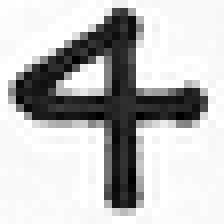
#> input picture 01.AILearning/4-1.png, 28 x 28 px (shown 8 times larger)
$ python Neural_Network-04.py
#> lines starting #> are read from the running program, lines starting #| are printed output that depends on the picture; long printed decimals are rounded
# -*- coding: utf-8 -*-

'''
テーマ：手書きの数字をデータとして学習させ、違う手書きの数字をアルゴリズムに認識させる仕組みを作っていきます。
'''

'''
まずは、学習用のデータとして手書きにした数字を画像データとして準備して下さい。
（学習用として2つ、検証用として1つ準備して下さい。学習用のデータ1つと、検証用のデータの数字は同じにして下さい。）
手書きの数字をデータにする方法は、（画像の取り込み、画像のデータ化）という講義を参考にして下さい。

そして、準備したデータを以下のtraining_data1の'4-1.png'、
training_data2の'7-1.pngファイルと差し替えて下さい'。
'''


import numpy as np
from PIL import Image

# 画像読込み
training_data1 = Image.open('4-1.png')
#> training_data1 is the input picture: PIL image 28x28 LA; mean R, G, B, A 191.7, 191.7, 191.7, 249.2
# グレー変換
training_data1_grey = training_data1.convert('L')
# 画像反転
training_data1_grey_array = (255- np.array(training_data1_grey))/255 # 255で割って標準化
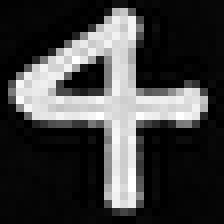
#> training_data1_grey_array: shape (28, 28) float64 (shown 8 times larger); min 0, max 1, mean 0.248
# 1行配列
training_data1_list = training_data1_grey_array.reshape(1,784)

training_data2 = Image.open('7-1.png')
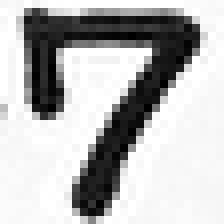
#> input picture 01.AILearning/7-1.png, 28 x 28 px (shown 8 times larger)
#> training_data2 is the input picture: PIL image 28x28 LA; mean R, G, B, A 184.4, 184.4, 184.4, 253.5
training_data2_grey = training_data2.convert('L')
training_data2_grey_array = (255- np.array(training_data2_grey))/255 # 255で割って標準化
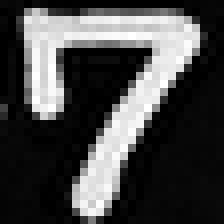
#> training_data2_grey_array: shape (28, 28) float64 (shown 8 times larger); min 0, max 1, mean 0.277
training_data2_list = training_data2_grey_array.reshape(1,784)

input_data = np.append(training_data1_list,training_data2_list,axis=0)

expected_output = np.array([[0],[1]])

data_number = input_data.shape[0]
#> data_number = 2

input_node = input_data.T.shape[0]
#> input_node = 784
first_node =200
second_node =1

alpha =0.1
epochs=100


def sigmoid(z):
    return 1/ (1 + np.exp(-z))

def sigmoid_prime(z):
    return sigmoid(z)*(1-sigmoid(z))

first_weight = np.random.rand(input_node,first_node)-0.5
second_weight = np.random.rand(first_node,second_node) -0.5

for t in range(epochs):
    for i in range(data_number):
        first_node_input = np.dot(input_data,first_weight)
        first_node_activation = sigmoid(first_node_input)
        second_node_input = np.dot(first_node_activation,second_weight)
        second_node_activation = sigmoid(second_node_input)

        # 誤差関数
        d_error = second_node_activation - expected_output
        d_second_node_activation = d_error * sigmoid_prime(second_node_input)
        d_second_node_weight = first_node_activation.T.dot(d_second_node_activation)

        d_second_node_input = d_second_node_activation.dot(second_weight.T)
        d_first_node_activation= d_second_node_input * sigmoid_prime(first_node_input)
        d_input_weight = input_data.T.dot(d_first_node_activation)

        first_weight =first_weight - alpha * (d_input_weight)
        second_weight = second_weight - alpha * (d_second_node_weight)
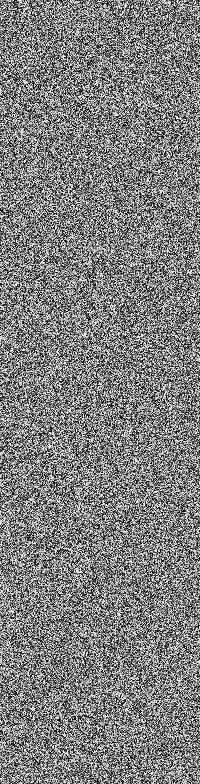
#> first_weight: shape (784, 200) float64; min -0.507, max 0.51, mean 0.000329; drawn with min black and max white
#> after the loop, second_weight = 200 values, max 0.567 at index 75, min -0.52 at index 147, mean -0.013


'''
検証用のデータの差し替えをします。
検証用に作成したデータを、以下のtest_data内の'7-1.png'ファイルと差し替えて下さい。
'''

# 検証
test_data1 = Image.open('7-1.png')
test_data1_grey = test_data1.convert('L')
test_data1_grey_array = (255- np.array(test_data1_grey))/255 # 255で割って標準化
test_data1_list = test_data1_grey_array.reshape(1,784)

first_node_input = np.dot(test_data1_list,first_weight)
first_node_activation = sigmoid(first_node_input)
second_node_input = np.dot(first_node_activation,second_weight)
#> second_node_input = [3.65]
second_node_activation = sigmoid(second_node_input)
#> second_node_activation = [0.975]
# 出力層の2層
# 0.5以上は有効と判断
# 入力に対して判断されているか？
# 0-1-1-0に対して、0に近い、1に近い、1に近い、0に近い
print(second_node_activation)
#| [[0.9747]]

'''
コードを実行すると、右の実行結果の所に数字が表示されます。この数字が大きければ大きいほど、正しく数字を認識しています。
意図した結果にならない場合は、alphaやepochsの数を変更して改めて結果を確認してみましょう。
'''
